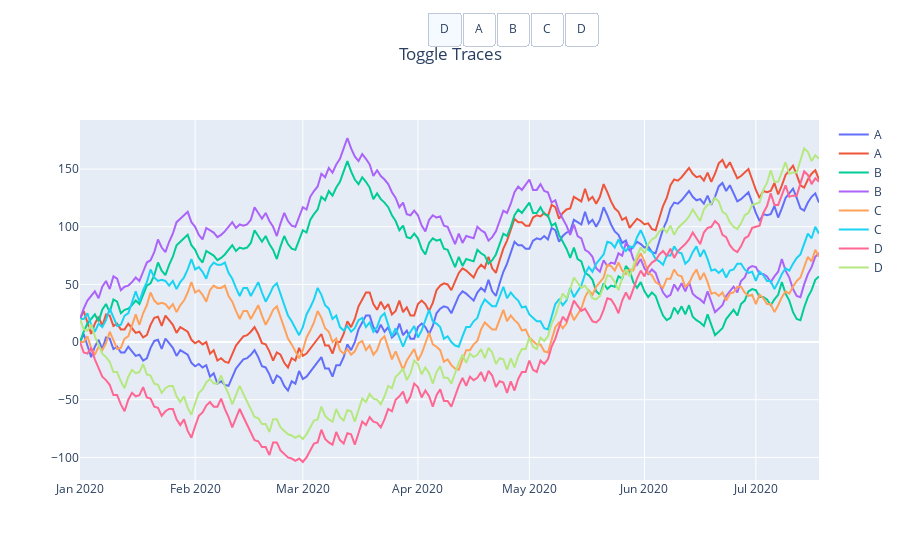

This figure's notebook cell:
### Code cell
import numpy as np
import pandas as pd
import plotly.graph_objects as go
import datetime



# mimic OP's datasample

NPERIODS = 200

np.random.seed(123)
df = pd.DataFrame(np.random.randint(-10, 12, size=(NPERIODS, 4)),
                  columns=list('ABCD'))
datelist = pd.date_range(datetime.datetime(2020, 1, 1).strftime('%Y-%m-%d'),
                         periods=NPERIODS).tolist()
df['dates'] = datelist 
df = df.set_index(['dates'])
df.index = pd.to_datetime(df.index)
df.iloc[0] = 0
df = df.cumsum()

# set up multiple traces
traces = []
buttons = []
for col in df.columns:
    traces.append(go.Scatter(x=df.index,
                            y=df[col],
                            visible=True,
                            name=col)
                )
    traces.append(go.Scatter(x=df.index,
                y=df[col]+20,
                visible=True,
                name=col)
    )
    buttons.append(dict(method='restyle',
                        label=col,
                        visible=True,
                        args=[{'visible':True},[i for i,x in enumerate(traces) if x.name == col]],
                        args2=[{'visible':'legendonly'},[i for i,x in enumerate(traces) if x.name == col]]
                        )
                )

allButton = [
    dict(
        method='restyle',
        label=col,
        visible=True,
        args=[{'visible':True}],
        args2=[{'visible':'legendonly'}]
    )
]

# create the layout 
layout = go.Layout(
    updatemenus=[
        dict(
            type='buttons',
            direction='right',
            x=0.7,
            y=1.3,
            showactive=True,
            buttons=allButton + buttons
        )
    ],
    title=dict(text='Toggle Traces',x=0.5),
    showlegend=True
)

fig = go.Figure(data=traces,layout=layout)

# add dropdown menus to the figure
fig.show()

### Figure 1 — Plotly figure (JSON) as saved in the notebook; plotly's stock layout.template omitted (floating-point values rounded to 4 significant figures; data arrays with more than 128 entries replaced by an {"elided": "..."} marker saying what was removed)
{"data": [{"name": "A", "type": "scatter", "visible": true, "x": {"elided": "200 str values"}, "y": {"elided": "200 int values"}}, {"name": "A", "type": "scatter", "visible": true, "x": {"elided": "200 str values"}, "y": {"elided": "200 int values"}}, {"name": "B", "type": "scatter", "visible": true, "x": {"elided": "200 str values"}, "y": {"elided": "200 int values"}}, {"name": "B", "type": "scatter", "visible": true, "x": {"elided": "200 str values"}, "y": {"elided": "200 int values"}}, {"name": "C", "type": "scatter", "visible": true, "x": {"elided": "200 str values"}, "y": {"elided": "200 int values"}}, {"name": "C", "type": "scatter", "visible": true, "x": {"elided": "200 str values"}, "y": {"elided": "200 int values"}}, {"name": "D", "type": "scatter", "visible": true, "x": {"elided": "200 str values"}, "y": {"elided": "200 int values"}}, {"name": "D", "type": "scatter", "visible": true, "x": {"elided": "200 str values"}, "y": {"elided": "200 int values"}}], "layout": {"showlegend": true, "title": {"text": "Toggle Traces", "x": 0.5}, "updatemenus": [{"buttons": [{"args": [{"visible": true}], "args2": [{"visible": "legendonly"}], "label": "D", "method": "restyle", "visible": true}, {"args": [{"visible": true}, [0, 1]], "args2": [{"visible": "legendonly"}, [0, 1]], "label": "A", "method": "restyle", "visible": true}, {"args": [{"visible": true}, [2, 3]], "args2": [{"visible": "legendonly"}, [2, 3]], "label": "B", "method": "restyle", "visible": true}, {"args": [{"visible": true}, [4, 5]], "args2": [{"visible": "legendonly"}, [4, 5]], "label": "C", "method": "restyle", "visible": true}, {"args": [{"visible": true}, [6, 7]], "args2": [{"visible": "legendonly"}, [6, 7]], "label": "D", "method": "restyle", "visible": true}], "direction": "right", "showactive": true, "type": "buttons", "x": 0.7, "y": 1.3}]}}
